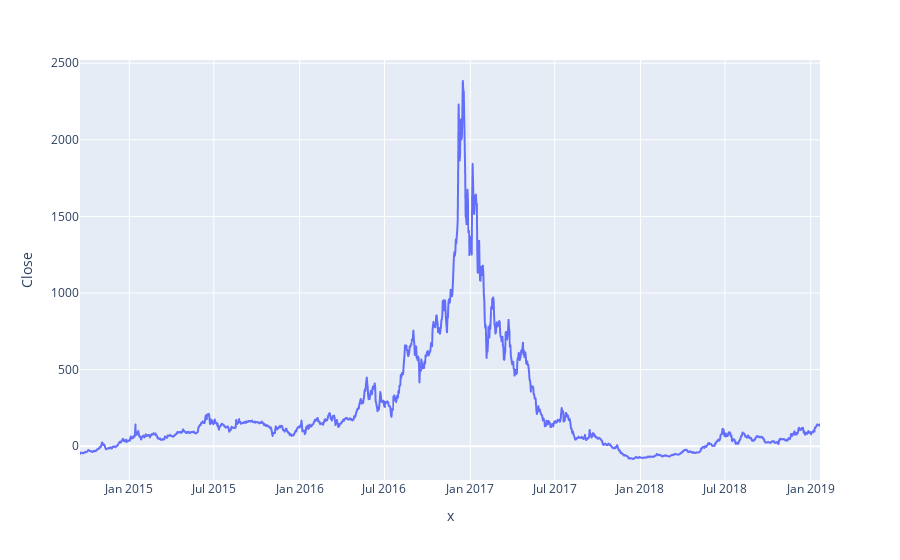

Here is the notebook cell this chart was saved with:
### Code cell
x=YOY.dropna().index.to_pydatetime()
fig=px.line(YOY.dropna(), x=x, y="Close")
fig.show()

### Figure 1 — Plotly figure (JSON) as saved in the notebook; plotly's stock layout.template omitted (floating-point values rounded to 4 significant figures; data arrays with more than 128 entries replaced by an {"elided": "..."} marker saying what was removed)
{"data": [{"hoverlabel": {"namelength": 0}, "hovertemplate": "x=%{x}<br>Close=%{y}", "legendgroup": "", "line": {"color": "#636efa", "dash": "solid"}, "mode": "lines", "name": "", "showlegend": false, "type": "scattergl", "x": {"elided": "1588 str values"}, "xaxis": "x", "y": {"elided": "1588 float values"}, "yaxis": "y"}], "layout": {"legend": {"tracegroupgap": 0}, "margin": {"t": 60}, "xaxis": {"anchor": "y", "domain": [0, 1], "title": {"text": "x"}}, "yaxis": {"anchor": "x", "domain": [0, 1], "title": {"text": "Close"}}}}
